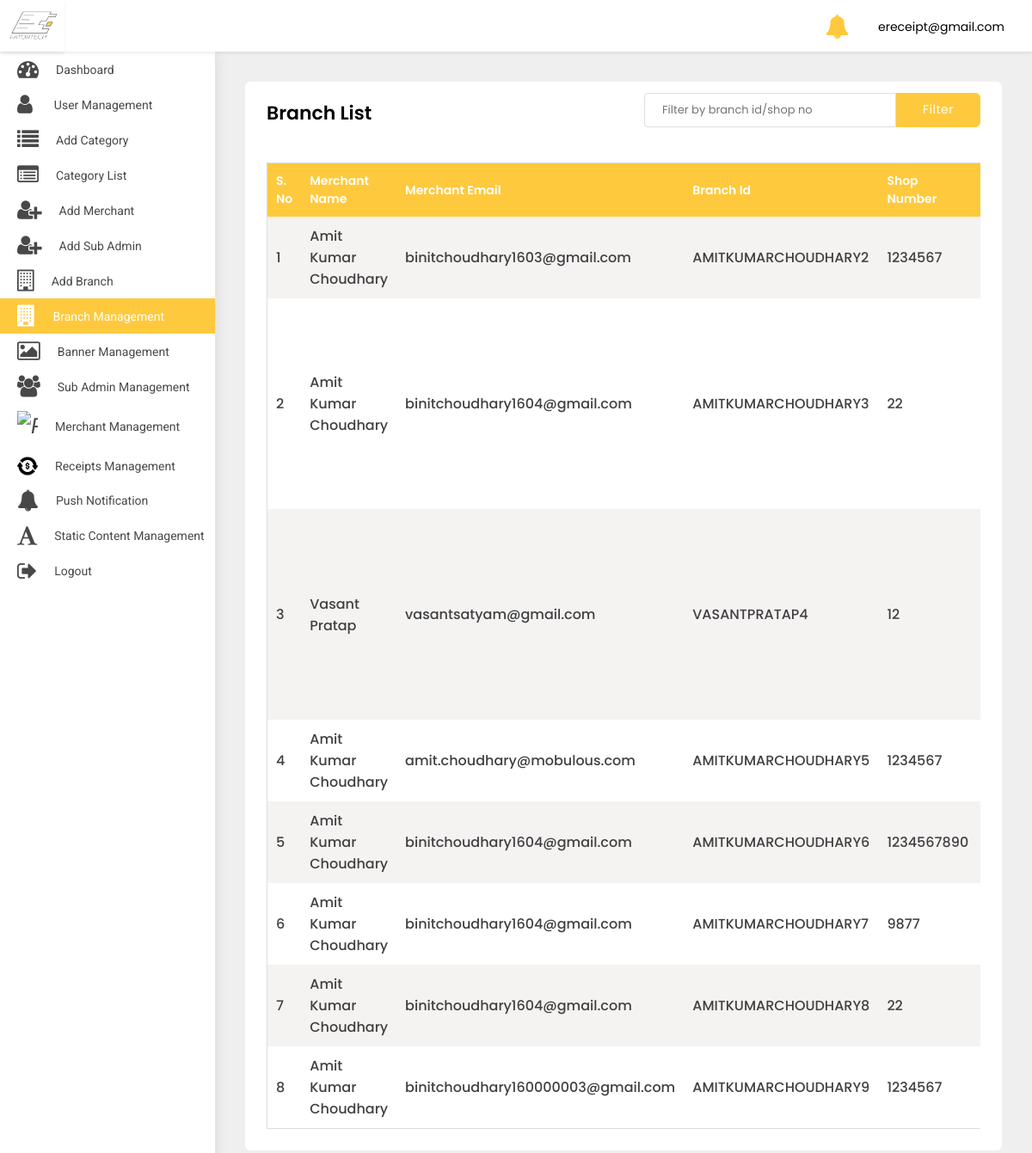
The app's page /adminpanel/branch-list/ (signed in), older data.
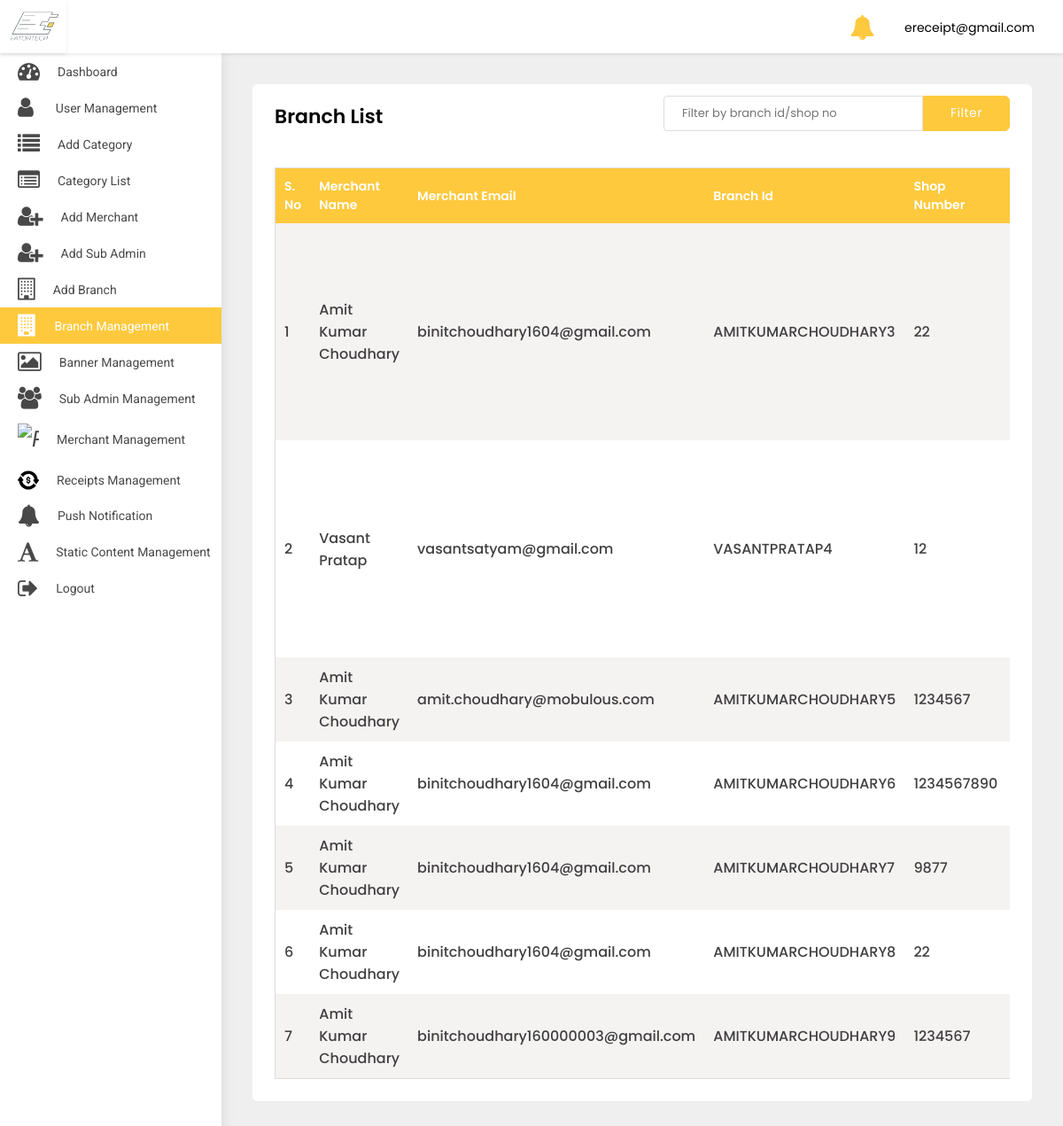
The same page, newer data.
### src/models.py (models this page shows, shortened)
class Branch(models.Model):
    merchant_name = models.ForeignKey(Merchant, on_delete=models.CASCADE)
    shop_no = models.CharField(default='', max_length=2000)
    street = models.CharField(default='', max_length=2000)
    landmark = models.CharField(default='', max_length=2000, null=True, blank=True)
    city = models.CharField(default='', max_length=2000)
    postal_code = models.CharField(default='', max_length=2000)
    code = models.CharField(default='', max_length=100)
    blocked = models.BooleanField(default=False)

class Merchant(models.Model):
    full_name = models.CharField(default='', max_length=200)
    profile_pic = models.ImageField(default='default_profile.png', null=True, blank=True)
    category = models.ForeignKey(Category, on_delete=models.CASCADE)
    email = models.EmailField()
    password = models.CharField(default='', max_length=100)
    confirm_password = models.CharField(default='', max_length=100)
    created_at = models.DateTimeField(auto_now_add=True)
    commercial_id = models.CharField(default='', max_length=256)
    address = models.CharField(default='', max_length=2000)
    blocked = models.BooleanField(default=False)

### adminpanel/views.py (the view, shortened to what this page needs)
# urls.py: path('branch-list/', BranchList.as_view(), name='branch-list'),
class BranchList(LoginRequiredMixin, ListView):
    login_url = 'adminpanel:login'
    model = Branch
    template_name = 'branch-list.html'
    def get(self, request, *args, **kwargs):
        qs = self.request.GET.get('qs')
        return render(self.request, 'branch-list.html', {'object_list': Branch.objects.filter(blocked=False)})

### adminpanel/templates/branch-list.html (shortened to what this page needs)
{% extends 'base-ereceipt.html' %}
{% block body %}
<div class="WrapperArea">
    <div class="WrapperBox">
        <div class="Small-Wrapper">
            <div class="SearchBox">
                <form action="" method="get">
                    <input type="text" name="qs" placeholder="Filter by branch id/shop no">
                    <button>Filter</button>
                </form>
            </div>
            <h4 class="Title">Branch List</h4>
            <div class="TableList">
                <div class="dragscroll">
                    <table>
                        <thead>
                        <tr>
                            <th>S. No</th>
                            <th>Merchant Name</th>
                            <th>Merchant Email</th>
                            <th>Branch Id</th>
                            <th>Shop Number</th>
                            <th>Street</th>
                        </tr>
                        </thead>
                        <tbody>
                        {% for object in object_list %}
                        <tr>
                            <td>{{forloop.counter}}</td>
                            <td>{{object.merchant_name.full_name}}</td>
                            <td>{{object.merchant_name.email}}</td>
                            <td>{{object.code}}</td>
                            <td>{{object.shop_no}}</td>
                            <td>{{object.street}}</td>
                        </tr>
                        {% endfor %}
                        </tbody>
                    </table>
                </div>
            </div>
        </div>
    </div>
</div>
{% endblock body %}

Row changes from the older to the newer data that the page shows:
no longer on this page (row edited): Branch: merchant_name.full_name "Amit Kumar Choudhary", merchant_name.email "binitchoudhary1603@gmail.com", code "AMITKUMARCHOUDHARY2", shop_no "1234567"
